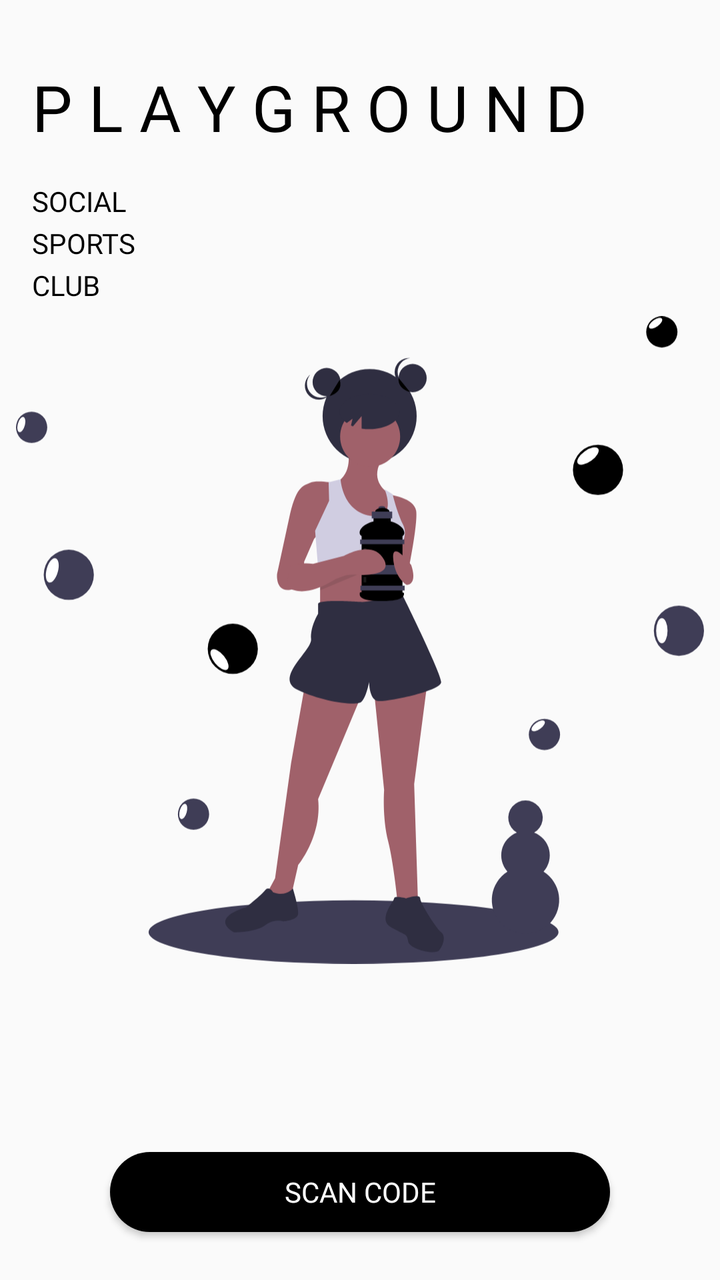
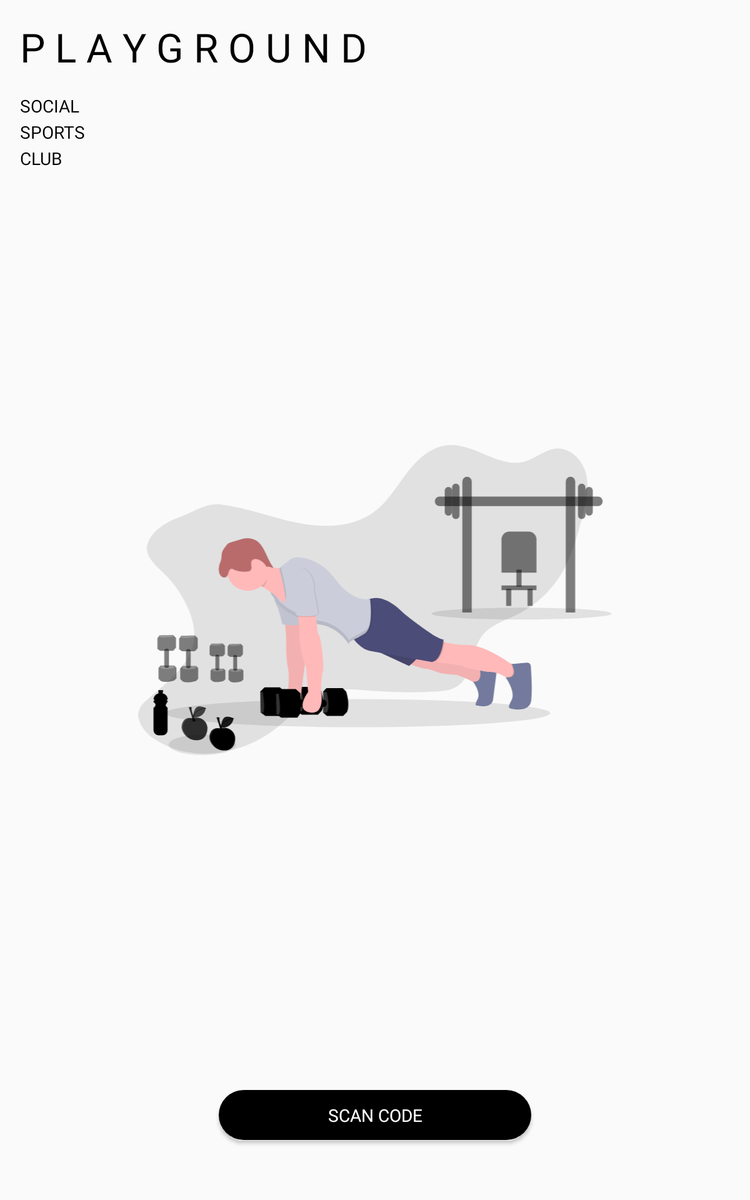

Compare how this app lays out the same screen by default and in its alternative resource folder. The renders come first, then the two layout files and the values they reference.
<!-- AndroidManifest.xml: application theme AppTheme -->
<!-- res/layout/activity_main.xml -->
<?xml version="1.0" encoding="utf-8"?>
<layout xmlns:android="http://schemas.android.com/apk/res/android"
    xmlns:app="http://schemas.android.com/apk/res-auto"
    xmlns:tools="http://schemas.android.com/tools">

    <data>
        <variable
            name="mainViewModel"
            type="com.hpmtutorial.qrcodescanner.viewmodel.MainViewModel" />
    </data>

    <RelativeLayout
        android:layout_width="match_parent"
        android:layout_height="match_parent"
        tools:context=".view.MainActivity">

        <ImageView
            android:id="@+id/imageView_portrait"
            android:layout_width="match_parent"
            android:layout_height="match_parent"
            android:src="@drawable/ic_energizer"
            android:layout_margin="8dp"/>

        <TextView
            android:id="@+id/textView"
            android:layout_width="wrap_content"
            android:layout_height="wrap_content"
            android:layout_alignTop="@id/imageView_portrait"
            android:layout_marginTop="24dp"
            android:layout_marginStart="16dp"
            android:fontFamily="@font/keep_calm"
            android:text="@string/playground"
            android:textColor="@android:color/black"
            android:textSize="32sp" />

        <TextView
            android:id="@+id/textView2"
            android:layout_width="wrap_content"
            android:layout_height="wrap_content"
            android:layout_below="@id/textView"
            android:layout_marginStart="16dp"
            android:layout_marginTop="16dp"
            android:fontFamily="@font/keep_calm"
            android:text="@string/title_social"
            android:textColor="@android:color/black"/>

        <TextView
            android:id="@+id/textView3"
            android:layout_width="wrap_content"
            android:layout_height="wrap_content"
            android:layout_marginStart="16dp"
            android:layout_below="@id/textView2"
            android:layout_marginTop="2dp"
            android:fontFamily="@font/keep_calm"
            android:text="@string/title_sports"
            android:textColor="@android:color/black"/>

        <TextView
            android:id="@+id/textView4"
            android:layout_width="wrap_content"
            android:layout_height="wrap_content"
            android:layout_below="@id/textView3"
            android:layout_marginStart="16dp"
            android:layout_marginTop="2dp"
            android:fontFamily="@font/keep_calm"
            android:text="@string/title_club"
            android:textColor="@android:color/black"/>

        <androidx.appcompat.widget.AppCompatButton
            android:id="@+id/profile_scan_button"
            android:layout_width="250dp"
            android:layout_height="40dp"
            android:background="@drawable/black_button"
            android:backgroundTint="@android:color/black"
            android:fontFamily="@font/keep_calm"
            android:text="@string/scan_code_button_text"
            android:textColor="@android:color/white"
            android:layout_alignParentBottom="true"
            android:layout_centerInParent="true"
            android:layout_marginBottom="24dp"
            android:elevation="2dp"
            android:onClick="@{()->mainViewModel.onScanClick()}"/>

    </RelativeLayout>
</layout>
<!-- resources referenced by this layout -->
<resources>
  <!-- drawable black_button (drawable) -->
  <?xml version="1.0" encoding="utf-8"?>
  <shape xmlns:android="http://schemas.android.com/apk/res/android" android:shape="rectangle" >
      <corners
          android:radius="100dp"
          />
      <solid
          android:color="#000000"
          />
      <size
          android:width="248dp"
          android:height="32dp"
          />
  </shape>
  <!-- drawable ic_energizer: vector/xml drawable (drawable, 8850 chars, omitted) -->
  <string name="playground">P L A Y G R O U N D</string>
  <string name="scan_code_button_text">Scan code</string>
  <string name="title_club">CLUB</string>
  <string name="title_social">SOCIAL</string>
  <string name="title_sports">SPORTS</string>
  <style name="AppTheme" parent="Theme.AppCompat.Light.DarkActionBar">
          
          <item name="android:windowLightStatusBar">true</item>
          <item name="colorPrimary">@color/colorPrimary</item>
          <item name="colorPrimaryDark">@color/colorPrimaryDark</item>
          <item name="titleTextColor">@color/colorAccent</item>
          <item name="colorAccent">@color/colorAccent</item>
      </style>
  <color name="colorPrimary">#FFFFFF</color>
  <color name="colorPrimaryDark">#FFFFFF</color>
  <color name="colorAccent">#000000</color>
</resources>
<!-- res/layout-sw600dp/activity_main.xml (the repository's variant of the layout above) -->
<!-- drawn on a 7-inch tablet held upright -->
<?xml version="1.0" encoding="utf-8"?>
<layout xmlns:android="http://schemas.android.com/apk/res/android"
    xmlns:app="http://schemas.android.com/apk/res-auto"
    xmlns:tools="http://schemas.android.com/tools">

    <data>
        <variable
            name="mainViewModel"
            type="com.hpmtutorial.qrcodescanner.viewmodel.MainViewModel" />
    </data>

    <RelativeLayout
        android:layout_width="match_parent"
        android:layout_height="match_parent"
        android:gravity="center">

    <RelativeLayout
        android:layout_width="wrap_content"
        android:layout_height="match_parent"
        tools:context=".view.MainActivity">

        <ImageView
            android:id="@+id/imageView"
            android:layout_width="600dp"
            android:layout_height="248dp"
            android:layout_marginStart="16dp"
            android:layout_marginTop="8dp"
            android:layout_centerInParent="true"
            android:src="@drawable/ic_gym_vector_image" />

        <TextView
            android:id="@+id/textView"
            android:layout_width="wrap_content"
            android:layout_height="wrap_content"
            android:layout_marginStart="16dp"
            android:layout_marginTop="16dp"
            android:fontFamily="@font/keep_calm"
            android:text="@string/playground"
            android:textColor="@android:color/black"
            android:textSize="32sp"/>

        <TextView
            android:id="@+id/textView2"
            android:layout_width="wrap_content"
            android:layout_height="wrap_content"
            android:layout_marginStart="16dp"
            android:layout_marginTop="16dp"
            android:fontFamily="@font/keep_calm"
            android:text="@string/title_social"
            android:layout_below="@id/textView"
            android:textColor="@android:color/black"/>

        <TextView
            android:id="@+id/textView3"
            android:layout_width="wrap_content"
            android:layout_height="wrap_content"
            android:layout_marginStart="16dp"
            android:layout_marginTop="2dp"
            android:fontFamily="@font/keep_calm"
            android:text="@string/title_sports"
            android:textColor="@android:color/black"
            app:layout_constraintStart_toStartOf="parent"
            android:layout_below="@id/textView2"/>

        <TextView
            android:id="@+id/textView4"
            android:layout_width="wrap_content"
            android:layout_height="wrap_content"
            android:layout_marginStart="16dp"
            android:layout_marginTop="2dp"
            android:fontFamily="@font/keep_calm"
            android:text="@string/title_club"
            android:textColor="@android:color/black"
            android:layout_below="@id/textView3"
            app:layout_constraintStart_toStartOf="parent"/>

        <androidx.appcompat.widget.AppCompatButton
            android:layout_width="250dp"
            android:layout_height="40dp"
            android:layout_marginBottom="48dp"
            android:background="@drawable/black_button"
            android:backgroundTint="@android:color/black"
            android:elevation="2dp"
            android:fontFamily="@font/keep_calm"
            android:onClick="@{()->mainViewModel.onScanClick()}"
            android:text="@string/scan_code_button_text"
            android:textColor="@android:color/white"
            android:layout_centerInParent="true"
            android:layout_alignParentBottom="true"/>

    </RelativeLayout>

    </RelativeLayout>

</layout>
<!-- resources referenced by the variant -->
<!-- as a 7-inch tablet held upright resolves them -->
<resources>
  <!-- drawable black_button (drawable) -->
  <?xml version="1.0" encoding="utf-8"?>
  <shape xmlns:android="http://schemas.android.com/apk/res/android" android:shape="rectangle" >
      <corners
          android:radius="100dp"
          />
      <solid
          android:color="#000000"
          />
      <size
          android:width="248dp"
          android:height="32dp"
          />
  </shape>
  <!-- drawable ic_gym_vector_image: vector/xml drawable (drawable, 22564 chars, omitted) -->
  <string name="playground">P L A Y G R O U N D</string>
  <string name="scan_code_button_text">Scan code</string>
  <string name="title_club">CLUB</string>
  <string name="title_social">SOCIAL</string>
  <string name="title_sports">SPORTS</string>
  <style name="AppTheme" parent="Theme.AppCompat.Light.DarkActionBar">
          
          <item name="android:windowLightStatusBar">true</item>
          <item name="colorPrimary">@color/colorPrimary</item>
          <item name="colorPrimaryDark">@color/colorPrimaryDark</item>
          <item name="titleTextColor">@color/colorAccent</item>
          <item name="colorAccent">@color/colorAccent</item>
      </style>
  <color name="colorPrimary">#FFFFFF</color>
  <color name="colorPrimaryDark">#FFFFFF</color>
  <color name="colorAccent">#000000</color>
</resources>
